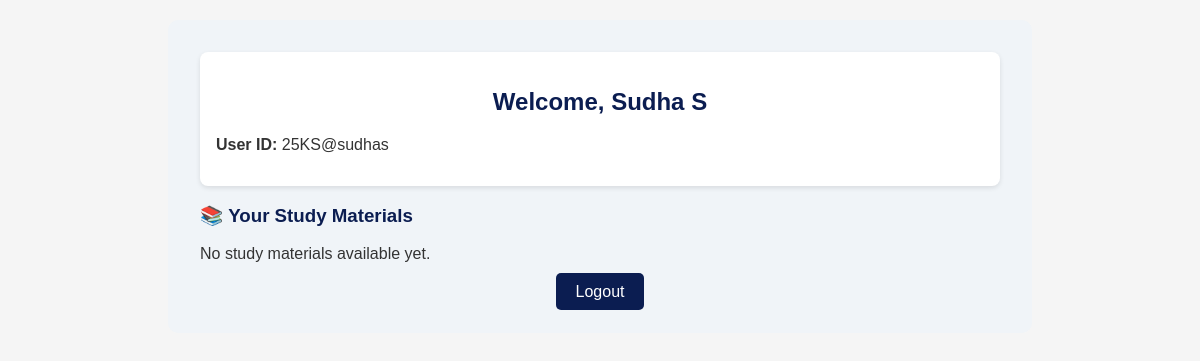
/student (signed in), run on an earlier commit of the app's database.
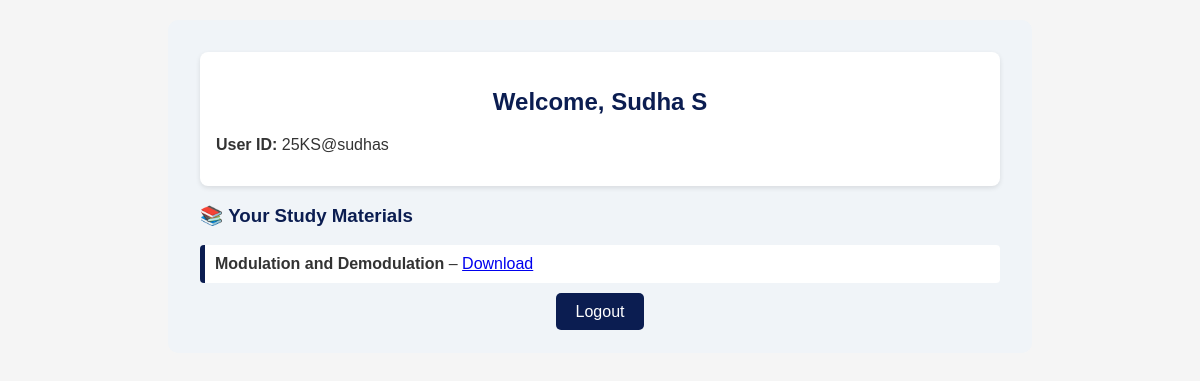
And on a later commit of the database.
### tables this page shows
CREATE TABLE students (
        id INTEGER PRIMARY KEY AUTOINCREMENT,
        name TEXT NOT NULL,
        userid TEXT NOT NULL UNIQUE,
        password TEXT NOT NULL,
        category TEXT NOT NULL
    );

CREATE TABLE materials (
        id INTEGER PRIMARY KEY AUTOINCREMENT,
        title TEXT NOT NULL,
        link TEXT NOT NULL,
        category TEXT NOT NULL
    );

### app.py (the view)
@app.route('/student')
def student():
    if not session.get('user') or session['user'] == 'admin':
        return redirect('/login')
    with get_db() as con:
        cur = con.cursor()
        cur.execute("SELECT name, category FROM students WHERE userid = ?", (session['user'],))
        student_data = cur.fetchone()
        if student_data:
            materials = con.execute("SELECT * FROM materials WHERE category = ?", (student_data[1],)).fetchall()
        else:
            materials = []
    return render_template("student.html",
                           student_name=student_data[0] if student_data else '',
                           userid=session.get('user'),
                           materials=materials)

### app.py (called while the page is built)
def get_db():
    conn = sqlite3.connect('data.db', check_same_thread=False)
    return conn

### templates/student.html (shortened to what this page needs)
<!DOCTYPE html>
<html lang="en">
<head>
    <link rel="stylesheet" href="{{ url_for('static', filename='style.css') }}">
</head>
<body>
<div class="dashboard">
    <div class="profile">
        <h2>Welcome, {{ student_name }}</h2>
        <p><strong>User ID:</strong> {{ userid }}</p>
    </div>
    <h3>📚 Your Study Materials</h3>
    {% if materials %}
    <ul>
        {% for mat in materials %}
        <li>
            <strong>{{ mat[1] }}</strong> –
            <a href="{{ mat[2] }}" target="_blank">Download</a>
        </li>
        {% endfor %}
    </ul>
    {% else %}
        <p>No study materials available yet.</p>
    {% endif %}
    <div class="logout">
        <a href="{{ url_for('logout') }}">Logout</a>
    </div>
</div>
</body>
</html>

### static/style.css (style rules this page uses)
body { font-family: 'Poppins', 'Open Sans', sans-serif; margin: 0; padding: 0; background-color: #f4f4f4; color: #333; }
body { font-family: 'Fira Sans', sans-serif; background-color: #f5f5f5; margin: 0; padding: 20px; }
h2 { color: #0B1D51; text-align: center; }
ul { padding-left: 20px; }
ul li { margin-bottom: 5px; }

### templates/student.html (style rules this page uses)
.dashboard { max-width: 800px; margin: auto; padding: 2rem; background-color: #f0f4f8; border-radius: 10px; font-family: Arial, sans-serif; }
.profile { background-color: #ffffff; padding: 1rem; border-radius: 8px; margin-bottom: 1rem; box-shadow: 0 2px 5px rgba(0, 0, 0, 0.1); }
h2, h3 { color: #0B1D51; }
ul { list-style-type: none; padding: 0; }
li { background: #fff; padding: 10px; margin-bottom: 10px; border-left: 5px solid #0B1D51; border-radius: 4px; }
.logout { text-align: center; margin-top: 20px; }
.logout a { text-decoration: none; color: #fff; background: #0B1D51; padding: 10px 20px; border-radius: 5px; }

What changed in the data, as far as the page shows it:
added materials: title "Modulation and Demodulation"
Also different on the page:
text no longer shown: "No study materials available yet."
